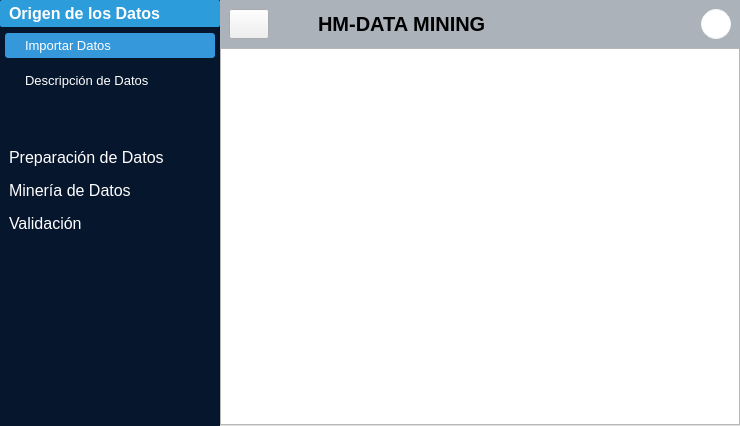
<?xml version="1.0" encoding="UTF-8"?>
<ui version="4.0">
 <class>MainWindow</class>
 <widget class="QMainWindow" name="MainWindow">
  <property name="geometry">
   <rect>
    <x>0</x>
    <y>0</y>
    <width>740</width>
    <height>426</height>
   </rect>
  </property>
  <property name="windowTitle">
   <string>HM Data Mining</string>
  </property>
  <property name="styleSheet">
   <string notr="true">#menu_widget, #toolBox {
	background-color: #3333FF;
}

</string>
  </property>
  <widget class="QWidget" name="centralwidget">
   <layout class="QVBoxLayout" name="verticalLayout_3">
    <property name="spacing">
     <number>0</number>
    </property>
    <property name="leftMargin">
     <number>0</number>
    </property>
    <property name="topMargin">
     <number>0</number>
    </property>
    <property name="rightMargin">
     <number>0</number>
    </property>
    <property name="bottomMargin">
     <number>0</number>
    </property>
    <item>
     <widget class="QSplitter" name="splitter">
      <property name="orientation">
       <enum>Qt::Horizontal</enum>
      </property>
      <property name="handleWidth">
       <number>0</number>
      </property>
      <widget class="QWidget" name="menu_widget" native="true">
       <property name="minimumSize">
        <size>
         <width>220</width>
         <height>0</height>
        </size>
       </property>
       <property name="styleSheet">
        <string notr="true">background-color: #06162d;
color: #fff;
border: none;</string>
       </property>
       <layout class="QVBoxLayout" name="verticalLayout_7">
        <item>
         <widget class="QToolBox" name="toolBox">
          <property name="font">
           <font>
            <pointsize>12</pointsize>
           </font>
          </property>
          <property name="cursor">
           <cursorShape>ArrowCursor</cursorShape>
          </property>
          <property name="mouseTracking">
           <bool>false</bool>
          </property>
          <property name="autoFillBackground">
           <bool>false</bool>
          </property>
          <property name="styleSheet">
           <string notr="true">#toolBox {
	color: #fff;
}

#toolBox::tab {
	padding-left:5px;
	text-align:left;
	border-radius: 2px;
}


#toolBox::tab:selected {
	background-color: #2d9cdb;
	font-weight: bold;
}

#toolBox QPushButton {
	padding:5px 0px 5px 20px;
	text-align:left;
	border-radius: 3px;
}

#toolBox QPushButton:hover {
	background-color: #85C1E9;
}

#toolBox QPushButton:checked {
	background-color: #3498DB;
}

</string>
          </property>
          <property name="lineWidth">
           <number>1</number>
          </property>
          <property name="currentIndex">
           <number>0</number>
          </property>
          <property name="tabSpacing">
           <number>-1</number>
          </property>
          <widget class="QWidget" name="general_page">
           <property name="geometry">
            <rect>
             <x>0</x>
             <y>0</y>
             <width>196</width>
             <height>109</height>
            </rect>
           </property>
           <attribute name="icon">
            <iconset resource="../static/resource.qrc">
             <normaloff>:/icon/icon/archivo.png</normaloff>:/icon/icon/archivo.png</iconset>
           </attribute>
           <attribute name="label">
            <string>Origen de los Datos</string>
           </attribute>
           <layout class="QVBoxLayout" name="verticalLayout">
            <property name="spacing">
             <number>10</number>
            </property>
            <property name="leftMargin">
             <number>5</number>
            </property>
            <property name="topMargin">
             <number>0</number>
            </property>
            <property name="rightMargin">
             <number>5</number>
            </property>
            <property name="bottomMargin">
             <number>5</number>
            </property>
            <item>
             <widget class="QPushButton" name="pushButton">
              <property name="font">
               <font>
                <pointsize>10</pointsize>
               </font>
              </property>
              <property name="cursor">
               <cursorShape>PointingHandCursor</cursorShape>
              </property>
              <property name="focusPolicy">
               <enum>Qt::NoFocus</enum>
              </property>
              <property name="styleSheet">
               <string notr="true"/>
              </property>
              <property name="text">
               <string>Importar Datos</string>
              </property>
              <property name="checkable">
               <bool>true</bool>
              </property>
              <property name="checked">
               <bool>true</bool>
              </property>
             </widget>
            </item>
            <item>
             <widget class="QPushButton" name="pushButton_2">
              <property name="font">
               <font>
                <pointsize>10</pointsize>
               </font>
              </property>
              <property name="cursor">
               <cursorShape>PointingHandCursor</cursorShape>
              </property>
              <property name="focusPolicy">
               <enum>Qt::NoFocus</enum>
              </property>
              <property name="styleSheet">
               <string notr="true"/>
              </property>
              <property name="text">
               <string>Descripción de Datos</string>
              </property>
              <property name="checkable">
               <bool>true</bool>
              </property>
             </widget>
            </item>
            <item>
             <spacer name="verticalSpacer">
              <property name="orientation">
               <enum>Qt::Vertical</enum>
              </property>
              <property name="sizeHint" stdset="0">
               <size>
                <width>20</width>
                <height>40</height>
               </size>
              </property>
             </spacer>
            </item>
           </layout>
          </widget>
          <widget class="QWidget" name="cars_page">
           <property name="geometry">
            <rect>
             <x>0</x>
             <y>0</y>
             <width>186</width>
             <height>109</height>
            </rect>
           </property>
           <attribute name="icon">
            <iconset resource="../static/resource.qrc">
             <normaloff>:/icon/icon/navegador.png</normaloff>:/icon/icon/navegador.png</iconset>
           </attribute>
           <attribute name="label">
            <string>Preparación de Datos</string>
           </attribute>
           <layout class="QVBoxLayout" name="verticalLayout_2">
            <property name="spacing">
             <number>10</number>
            </property>
            <property name="leftMargin">
             <number>5</number>
            </property>
            <property name="topMargin">
             <number>0</number>
            </property>
            <property name="rightMargin">
             <number>5</number>
            </property>
            <property name="bottomMargin">
             <number>5</number>
            </property>
            <item>
             <widget class="QPushButton" name="pushButton_3">
              <property name="minimumSize">
               <size>
                <width>0</width>
                <height>0</height>
               </size>
              </property>
              <property name="font">
               <font>
                <pointsize>10</pointsize>
               </font>
              </property>
              <property name="cursor">
               <cursorShape>PointingHandCursor</cursorShape>
              </property>
              <property name="focusPolicy">
               <enum>Qt::NoFocus</enum>
              </property>
              <property name="text">
               <string>Análisis Exploratorio de Datos</string>
              </property>
              <property name="checkable">
               <bool>true</bool>
              </property>
             </widget>
            </item>
            <item>
             <widget class="QPushButton" name="pushButton_5">
              <property name="font">
               <font>
                <pointsize>10</pointsize>
               </font>
              </property>
              <property name="cursor">
               <cursorShape>PointingHandCursor</cursorShape>
              </property>
              <property name="focusPolicy">
               <enum>Qt::NoFocus</enum>
              </property>
              <property name="text">
               <string>ACP</string>
              </property>
              <property name="checkable">
               <bool>true</bool>
              </property>
             </widget>
            </item>
            <item>
             <spacer name="verticalSpacer_2">
              <property name="orientation">
               <enum>Qt::Vertical</enum>
              </property>
              <property name="sizeHint" stdset="0">
               <size>
                <width>20</width>
                <height>40</height>
               </size>
              </property>
             </spacer>
            </item>
           </layout>
          </widget>
          <widget class="QWidget" name="social_media_page">
           <property name="geometry">
            <rect>
             <x>0</x>
             <y>0</y>
             <width>213</width>
             <height>248</height>
            </rect>
           </property>
           <attribute name="icon">
            <iconset resource="../static/resource.qrc">
             <normaloff>:/icon/icon/codificacion.png</normaloff>:/icon/icon/codificacion.png</iconset>
           </attribute>
           <attribute name="label">
            <string>Minería de Datos</string>
           </attribute>
           <layout class="QVBoxLayout" name="verticalLayout_4">
            <item>
             <widget class="QPushButton" name="pushButton_6">
              <property name="font">
               <font>
                <pointsize>10</pointsize>
               </font>
              </property>
              <property name="cursor">
               <cursorShape>PointingHandCursor</cursorShape>
              </property>
              <property name="focusPolicy">
               <enum>Qt::NoFocus</enum>
              </property>
              <property name="text">
               <string>Arboles de Decisión (Pronóstico))</string>
              </property>
              <property name="checkable">
               <bool>true</bool>
              </property>
             </widget>
            </item>
            <item>
             <widget class="QPushButton" name="pushButton_4">
              <property name="font">
               <font>
                <pointsize>10</pointsize>
               </font>
              </property>
              <property name="cursor">
               <cursorShape>PointingHandCursor</cursorShape>
              </property>
              <property name="text">
               <string>Árboles de Decisión (Clasificación)</string>
              </property>
              <property name="checkable">
               <bool>true</bool>
              </property>
             </widget>
            </item>
            <item>
             <widget class="QPushButton" name="pushButton_7">
              <property name="font">
               <font>
                <pointsize>10</pointsize>
               </font>
              </property>
              <property name="cursor">
               <cursorShape>PointingHandCursor</cursorShape>
              </property>
              <property name="focusPolicy">
               <enum>Qt::NoFocus</enum>
              </property>
              <property name="text">
               <string>Bosques Aelatorios (Pronóstico)</string>
              </property>
              <property name="checkable">
               <bool>true</bool>
              </property>
             </widget>
            </item>
            <item>
             <widget class="QPushButton" name="pushButton_12">
              <property name="font">
               <font>
                <pointsize>10</pointsize>
               </font>
              </property>
              <property name="cursor">
               <cursorShape>PointingHandCursor</cursorShape>
              </property>
              <property name="text">
               <string>Bosques Aelatorios (Clasificación)</string>
              </property>
             </widget>
            </item>
            <item>
             <widget class="QPushButton" name="pushButton_9">
              <property name="minimumSize">
               <size>
                <width>0</width>
                <height>0</height>
               </size>
              </property>
              <property name="font">
               <font>
                <pointsize>10</pointsize>
               </font>
              </property>
              <property name="cursor">
               <cursorShape>PointingHandCursor</cursorShape>
              </property>
              <property name="text">
               <string>K-means (Clasificación)</string>
              </property>
             </widget>
            </item>
            <item>
             <widget class="QPushButton" name="pushButton_11">
              <property name="minimumSize">
               <size>
                <width>0</width>
                <height>0</height>
               </size>
              </property>
              <property name="font">
               <font>
                <pointsize>10</pointsize>
               </font>
              </property>
              <property name="cursor">
               <cursorShape>PointingHandCursor</cursorShape>
              </property>
              <property name="text">
               <string>SVM (Clasificación)</string>
              </property>
             </widget>
            </item>
            <item>
             <spacer name="verticalSpacer_4">
              <property name="orientation">
               <enum>Qt::Vertical</enum>
              </property>
              <property name="sizeHint" stdset="0">
               <size>
                <width>20</width>
                <height>40</height>
               </size>
              </property>
             </spacer>
            </item>
           </layout>
          </widget>
          <widget class="QWidget" name="validacion_page">
           <property name="geometry">
            <rect>
             <x>0</x>
             <y>0</y>
             <width>186</width>
             <height>100</height>
            </rect>
           </property>
           <property name="autoFillBackground">
            <bool>false</bool>
           </property>
           <attribute name="icon">
            <iconset resource="../static/resource.qrc">
             <normaloff>:/icon/icon/lupa.png</normaloff>:/icon/icon/lupa.png</iconset>
           </attribute>
           <attribute name="label">
            <string>Validación</string>
           </attribute>
           <layout class="QVBoxLayout" name="verticalLayout_6">
            <item>
             <widget class="QPushButton" name="pushButton_10">
              <property name="font">
               <font>
                <pointsize>10</pointsize>
               </font>
              </property>
              <property name="cursor">
               <cursorShape>PointingHandCursor</cursorShape>
              </property>
              <property name="text">
               <string>Matriz de Resultados</string>
              </property>
             </widget>
            </item>
            <item>
             <spacer name="verticalSpacer_3">
              <property name="orientation">
               <enum>Qt::Vertical</enum>
              </property>
              <property name="sizeHint" stdset="0">
               <size>
                <width>20</width>
                <height>40</height>
               </size>
              </property>
             </spacer>
            </item>
           </layout>
          </widget>
         </widget>
        </item>
        <item>
         <spacer name="verticalSpacer_5">
          <property name="orientation">
           <enum>Qt::Vertical</enum>
          </property>
          <property name="sizeHint" stdset="0">
           <size>
            <width>20</width>
            <height>40</height>
           </size>
          </property>
         </spacer>
        </item>
       </layout>
      </widget>
      <widget class="QWidget" name="main_widget" native="true">
       <layout class="QGridLayout" name="gridLayout_4">
        <property name="leftMargin">
         <number>0</number>
        </property>
        <property name="topMargin">
         <number>0</number>
        </property>
        <property name="rightMargin">
         <number>0</number>
        </property>
        <property name="bottomMargin">
         <number>0</number>
        </property>
        <property name="spacing">
         <number>0</number>
        </property>
        <item row="0" column="0">
         <widget class="QWidget" name="search_widget" native="true">
          <property name="styleSheet">
           <string notr="true">#search_widget {background-color: #ABB2B9;}</string>
          </property>
          <layout class="QHBoxLayout" name="horizontalLayout">
           <item>
            <widget class="QPushButton" name="pushButton_8">
             <property name="minimumSize">
              <size>
               <width>40</width>
               <height>30</height>
              </size>
             </property>
             <property name="maximumSize">
              <size>
               <width>30</width>
               <height>30</height>
              </size>
             </property>
             <property name="cursor">
              <cursorShape>PointingHandCursor</cursorShape>
             </property>
             <property name="text">
              <string/>
             </property>
             <property name="icon">
              <iconset resource="../static/resource.qrc">
               <normaloff>:/icon/icon/arrow-96-48.ico</normaloff>
               <normalon>:/icon/icon/arrow-31-48.ico</normalon>:/icon/icon/arrow-96-48.ico</iconset>
             </property>
             <property name="iconSize">
              <size>
               <width>15</width>
               <height>15</height>
              </size>
             </property>
             <property name="checkable">
              <bool>true</bool>
             </property>
            </widget>
           </item>
           <item>
            <spacer name="horizontalSpacer">
             <property name="orientation">
              <enum>Qt::Horizontal</enum>
             </property>
             <property name="sizeHint" stdset="0">
              <size>
               <width>40</width>
               <height>20</height>
              </size>
             </property>
            </spacer>
           </item>
           <item>
            <widget class="QLabel" name="label">
             <property name="font">
              <font>
               <pointsize>15</pointsize>
               <weight>75</weight>
               <bold>true</bold>
              </font>
             </property>
             <property name="text">
              <string>HM-DATA MINING</string>
             </property>
            </widget>
           </item>
           <item>
            <spacer name="horizontalSpacer_2">
             <property name="orientation">
              <enum>Qt::Horizontal</enum>
             </property>
             <property name="sizeHint" stdset="0">
              <size>
               <width>209</width>
               <height>20</height>
              </size>
             </property>
            </spacer>
           </item>
           <item>
            <widget class="QLabel" name="user_label">
             <property name="minimumSize">
              <size>
               <width>30</width>
               <height>30</height>
              </size>
             </property>
             <property name="maximumSize">
              <size>
               <width>30</width>
               <height>30</height>
              </size>
             </property>
             <property name="styleSheet">
              <string notr="true">#user_label {
	background-color: #fff;
	border: 1px solid #F2F4F4;
	padding: 5px 5px;
	border-radius: 15%;
}</string>
             </property>
             <property name="text">
              <string/>
             </property>
             <property name="pixmap">
              <pixmap resource="../static/resource.qrc">:/icon/icon/user-48.ico</pixmap>
             </property>
             <property name="scaledContents">
              <bool>true</bool>
             </property>
            </widget>
           </item>
          </layout>
         </widget>
        </item>
        <item row="1" column="0">
         <widget class="QTabWidget" name="tabWidget">
          <property name="font">
           <font>
            <pointsize>10</pointsize>
           </font>
          </property>
          <property name="styleSheet">
           <string notr="true">#tabWidget {
	background-color: rgb(255, 255, 255);
}

QTabBar::close-button {
	margin-left: 3px;
	image: url(:/icon/icon/x-mark-4-32.ico)
}

QTabBar::close-button:hover {
	
	image: url(:/icon/icon/x-mark-4-48.ico);
}</string>
          </property>
          <property name="currentIndex">
           <number>-1</number>
          </property>
          <property name="iconSize">
           <size>
            <width>10</width>
            <height>10</height>
           </size>
          </property>
          <property name="tabsClosable">
           <bool>true</bool>
          </property>
         </widget>
        </item>
       </layout>
      </widget>
     </widget>
    </item>
   </layout>
  </widget>
 </widget>
 <resources>
  <include location="../static/resource.qrc"/>
 </resources>
 <connections>
  <connection>
   <sender>pushButton_8</sender>
   <signal>toggled(bool)</signal>
   <receiver>menu_widget</receiver>
   <slot>setHidden(bool)</slot>
   <hints>
    <hint type="sourcelabel">
     <x>287</x>
     <y>38</y>
    </hint>
    <hint type="destinationlabel">
     <x>248</x>
     <y>21</y>
    </hint>
   </hints>
  </connection>
 </connections>
</ui>
